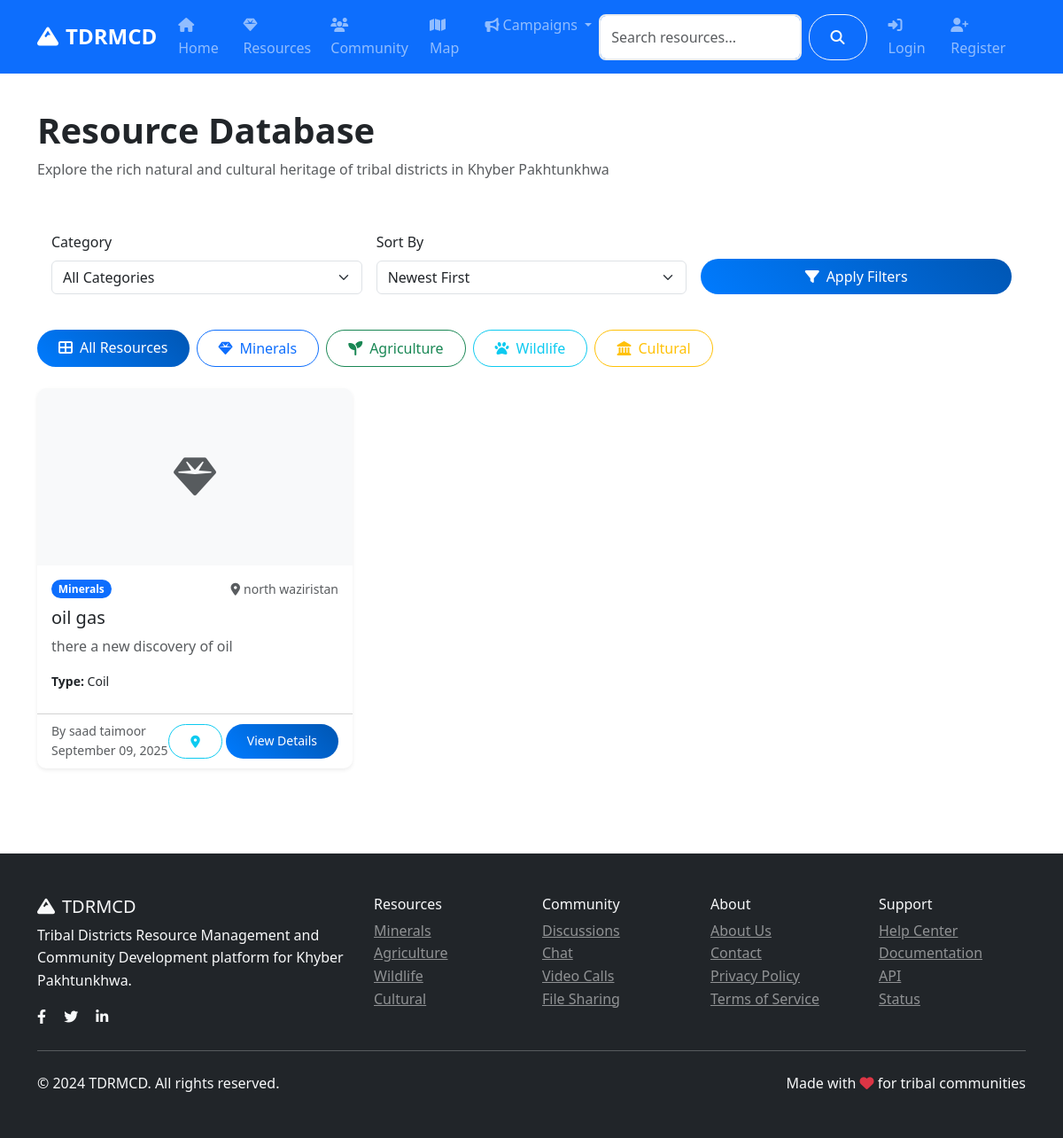
The app's page /resources/, older data.
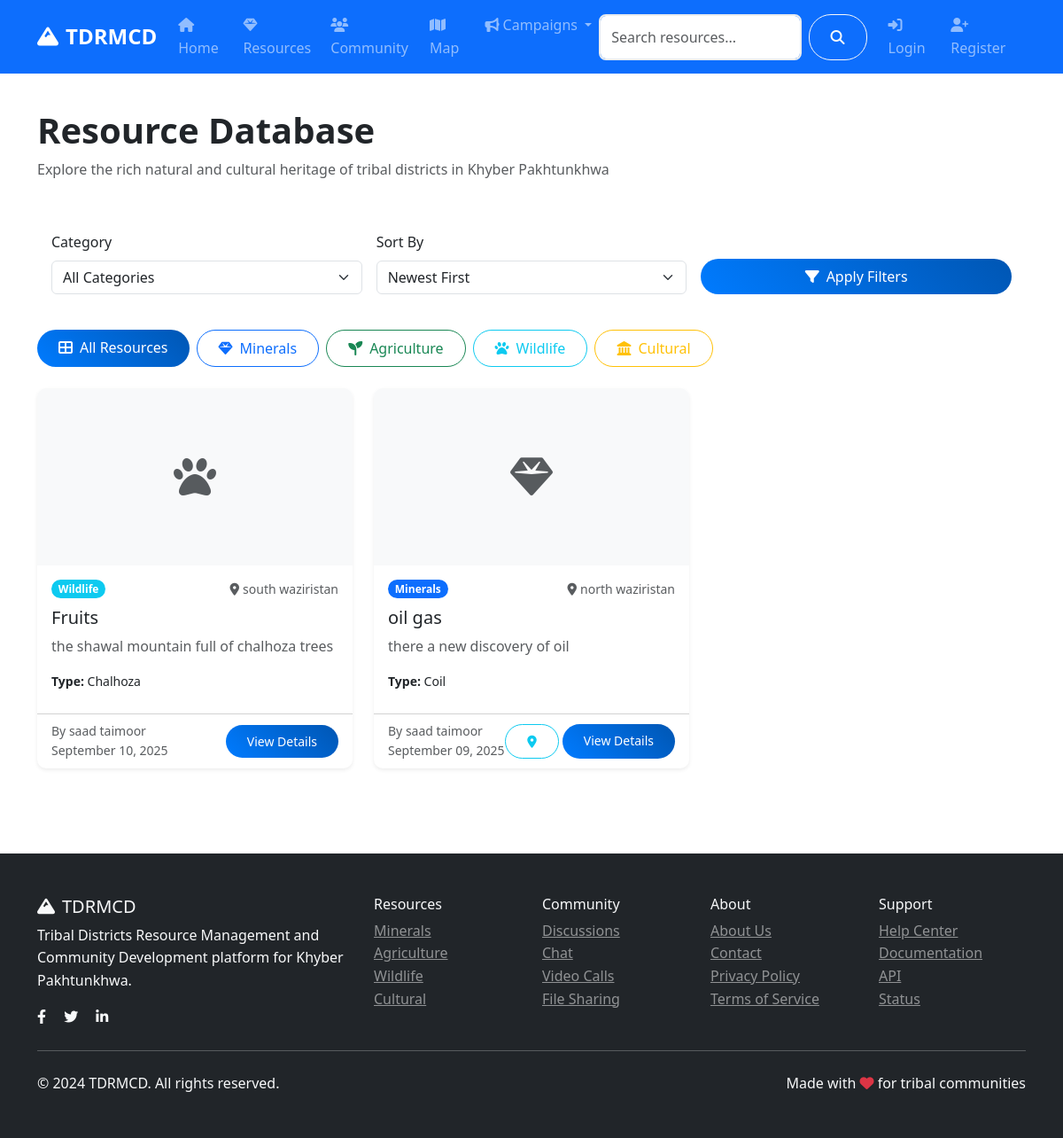
The same page, newer data.
### models.py (models this page shows, shortened)
class Resource(db.Model):
    id = db.Column(db.Integer, primary_key=True)
    title = db.Column(db.String(200), nullable=False)
    description = db.Column(db.Text, nullable=False)
    category = db.Column(db.String(50), nullable=False)  # minerals, agriculture, wildlife, cultural
    subcategory = db.Column(db.String(50))  # gas, copper, coal, wheat, etc.
    location = db.Column(db.String(200))
    latitude = db.Column(db.Float)
    longitude = db.Column(db.Float)
    economic_value = db.Column(db.String(100))
    sustainability_info = db.Column(db.Text)
    image_url = db.Column(db.String(200))
    status = db.Column(db.String(20), default='active')  # active, inactive, under_review
    author_id = db.Column(db.Integer, db.ForeignKey('user.id'), nullable=False)
    created_at = db.Column(db.DateTime, default=datetime.utcnow)
    updated_at = db.Column(db.DateTime, default=datetime.utcnow, onupdate=datetime.utcnow)

class User(UserMixin, db.Model):
    id = db.Column(db.Integer, primary_key=True)
    username = db.Column(db.String(80), unique=True, nullable=False)
    email = db.Column(db.String(120), unique=True, nullable=False)
    password_hash = db.Column(db.String(120), nullable=False)
    first_name = db.Column(db.String(50), nullable=False)
    last_name = db.Column(db.String(50), nullable=False)
    role = db.Column(db.String(20), default='user')  # user, admin, researcher
    location = db.Column(db.String(100))
    bio = db.Column(db.Text)
    avatar = db.Column(db.String(200), default='default.jpg')
    is_active = db.Column(db.Boolean, default=True)
    created_at = db.Column(db.DateTime, default=datetime.utcnow)
    last_seen = db.Column(db.DateTime, default=datetime.utcnow)
    resources = db.relationship('Resource', backref='author', lazy='dynamic')
    posts = db.relationship('CommunityPost', backref='author', lazy='dynamic')
    chat_messages = db.relationship('ChatMessage', backref='sender', lazy='dynamic')
    file_submissions = db.relationship(
        'FileSubmission',
        foreign_keys='FileSubmission.submitter_id',
        backref='submitter',
        lazy='dynamic'
    )
    reviewed_submissions = db.relationship(
        'FileSubmission',
        foreign_keys='FileSubmission.reviewed_by',
        backref='reviewer_user',
        lazy='dynamic'
    )
    notifications = db.relationship('Notification', backref='user', lazy='dynamic')
    def get_full_name(self):
        return f"{self.first_name} {self.last_name}"

### routes/resources.py (the view)
@resources_bp.route('/')
def index():
    page = request.args.get('page', 1, type=int)
    category = request.args.get('category', 'all')
    sort_by = request.args.get('sort', 'newest')
    query = Resource.query.filter_by(status='active')
    if category != 'all':
        query = query.filter_by(category=category)
    if sort_by == 'newest':
        query = query.order_by(Resource.created_at.desc())
    elif sort_by == 'oldest':
        query = query.order_by(Resource.created_at.asc())
    elif sort_by == 'title':
        query = query.order_by(Resource.title.asc())
    resources = query.paginate(
        page=page, per_page=12, error_out=False
    )
    categories = db.session.query(Resource.category).distinct().all()
    categories = [cat[0] for cat in categories]
    return render_template('resources/index.html',
                         resources=resources,
                         categories=categories,
                         current_category=category,
                         current_sort=sort_by)

### templates/resources/index.html (shortened to what the changed rows need)
{% extends "base.html" %}
{% block content %}
<div class="container py-4">
    <div class="row mb-4">
        <div class="col-md-8">
            <h1 class="fw-bold">Resource Database</h1>
        </div>
    </div>
    <div class="row">
        {% if resources.items %}
            {% for resource in resources.items %}
            <div class="col-lg-4 col-md-6 mb-4">
                <div class="card resource-card h-100 shadow-sm">
                    {% if resource.image_url %}
                    <img src="{{ url_for('static', filename='uploads/' + resource.image_url) }}"
                         class="card-img-top" alt="{{ resource.title }}" style="height: 200px; object-fit: cover;">
                    {% else %}
                    <div class="card-img-top bg-light d-flex align-items-center justify-content-center" style="height: 200px;">
                        <i class="fas fa-{{ 'gem' if resource.category == 'minerals' else 'seedling' if resource.category == 'agriculture' else 'paw' if resource.category == 'wildlife' else 'landmark' }} fa-3x text-muted"></i>
                    </div>
                    {% endif %}
                    <div class="card-body">
                        <div class="d-flex justify-content-between align-items-start mb-2">
                            <span class="badge bg-{{ 'primary' if resource.category == 'minerals' else 'success' if resource.category == 'agriculture' else 'info' if resource.category == 'wildlife' else 'warning' }}">
                                {{ resource.category.title() }}
                            </span>
                            {% if resource.location %}
                            <small class="text-muted">
                                <i class="fas fa-map-marker-alt me-1"></i>{{ resource.location }}
                            </small>
                            {% endif %}
                        </div>
                        <h5 class="card-title">{{ resource.title }}</h5>
                        <p class="card-text text-muted">
                            {{ resource.description[:100] }}{% if resource.description|length > 100 %}...{% endif %}
                        </p>
                        {% if resource.subcategory %}
                        <p class="small mb-2">
                            <strong>Type:</strong> {{ resource.subcategory.title() }}
                        </p>
                        {% endif %}
                    </div>
                    <div class="card-footer bg-transparent">
                        <div class="d-flex justify-content-between align-items-center">
                            <small class="text-muted">
                                By {{ resource.author.get_full_name() }}
                                <br>{{ resource.created_at.strftime('%B %d, %Y') }}
                            </small>
                            <div class="d-flex gap-1">
                                {% if resource.latitude and resource.longitude %}
                                <button class="btn btn-sm btn-outline-info"
                                        onclick="showOnMap({{ resource.latitude }}, {{ resource.longitude }}, '{{ resource.title }}')"
                                        data-bs-toggle="tooltip" title="Show on Map">
                                    <i class="fas fa-map-marker-alt"></i>
                                </button>
                                {% endif %}
                                <a href="{{ url_for('resources.detail', id=resource.id) }}"
                                   class="btn btn-sm btn-primary">
                                    View Details
                                </a>
                            </div>
                        </div>
                    </div>
                </div>
            </div>
            {% endfor %}
        {% endif %}
    </div>
</div>
{% endblock %}

Row changes from the older to the newer data that the page shows:
added Resource: category "Wildlife", location "south waziristan", title "Fruits", description "the shawal mountain full of chalhoza trees", subcategory "Chalhoza", author.get_full_name "saad taimoor", created_at "September 10, 2025"
